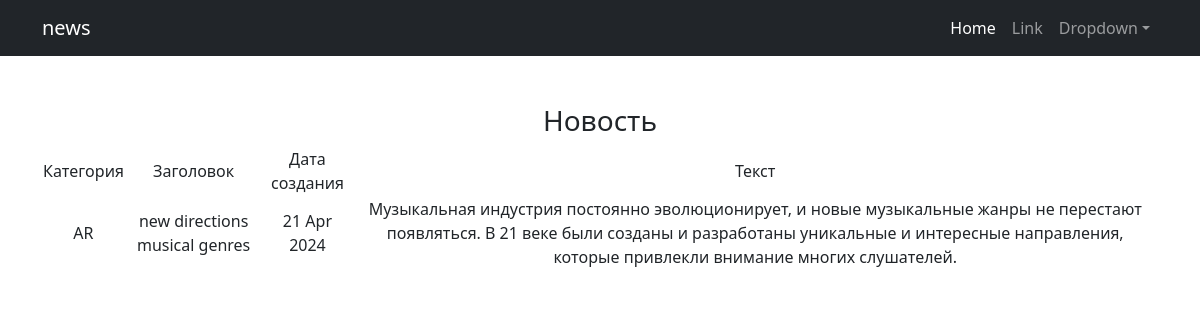
/news/3/, run on the app's committed database.
### news/models.py (models this page shows, shortened)
class Post(models.Model):
    author = models.ForeignKey(Author, on_delete=models.CASCADE)
    NEWS = 'NW'
    ARTICLE = 'AR'
    CATEGORY_CHOICES = (
        (NEWS, 'Новости'),
        (ARTICLE, 'Статья')
    )
    categoryType = models.CharField(max_length=2, choices=CATEGORY_CHOICES, default=ARTICLE)
    dateCreation = models.DateTimeField(auto_now_add=True)
    postCategory = models.ManyToManyField(Category, through='PostCategory')
    title = models.CharField(max_length=128)
    text = models.TextField()
    rating = models.SmallIntegerField(default=0)

### news/views.py (the view)
# urls.py: path('<int:pk>/', PostDetail.as_view(), name='post-detail'),
class PostDetail(DetailView):
    model = Post
    template_name = 'post.detail.html'
    context_object_name = 'post'

### news/templatetags/custom_filters.py (called while the page is built)
@register.filter()
def censor(value):
    for word in censor_list:
        value = value.replace(word[1:], '*' * len(word[1:]))
    return value

### templates/post.detail.html (shortened to what this page needs)
{% extends 'default.html' %}
{% load custom_filters %}
{% block content %}
{% if post %}
    <h3> Новость </h3>
<table>
    <tr>
        <td> Категория </td>
        <td> Заголовок </td>
        <td> Дата создания </td>
        <td> Текст </td>
    </tr>
    <tr>
        <td>{{ post.categoryType }}</td>
        <td>{{ post.title }}</td>
        <td>{{ post.dateCreation|date:'d M Y' }}</td>
        <td>{{ post.text|censor }}</td>
    </tr>
</table>
{% else %}
<h2>Новостей нет!</h2>
{% endif %}
{% endblock content %}

### data on the page
Post: categoryType "AR", title "new directions musical genres", dateCreation "21 Apr 2024", text|censor "Музыкальная индустрия постоянно эволюционирует, и новые музыкальные жанры не перестают появляться. В 21 веке были созданы и разработаны уникальные и интересные направления, которые привлекли внимание многих слушателей."
